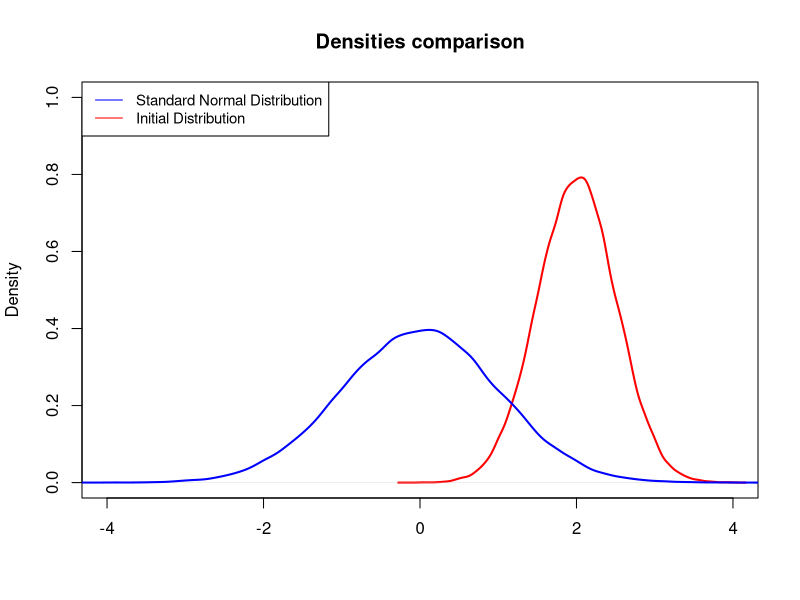

Source code (R):
# Clear graphics and data
graphics.off()
rm(list = ls())

# Generate a set of random variables following a normal distribution.
m = 2
s = 0.5

random = rnorm(n = 1e+05, mean = m, sd = s)

# Determine their correspondent mean, standard deviation and variance.
mu  = mean(random)
sd  = sd(random)
var = var(random)

# Set the transformation function.
Y = function(mu, sd, random) {
  (random - mu)/sd
}

# Compute the new set of random variables under standard normal
# distribution.
X = (random - mu)/sd

# Determine the mean and variance of our transformation
mean(X)
var(X)

# Plot the results graphically to prove that X is asymptotically normal
# distributed

# Plot initial distribution
plot(density(random), col = "red", xlim = c(-m*2, m*2), ylim = c(0, 1), lwd = 2, 
     main = "Densities comparison", xlab = "")

# Plot Transformation
lines(density(X), col = "blue", lwd = 2)

# Set the legend to differentiate
legend("topleft", legend = c("Standard Normal Distribution", "Initial Distribution"), 
       lty = 1, col = c("blue", "red"), cex = 0.9)
